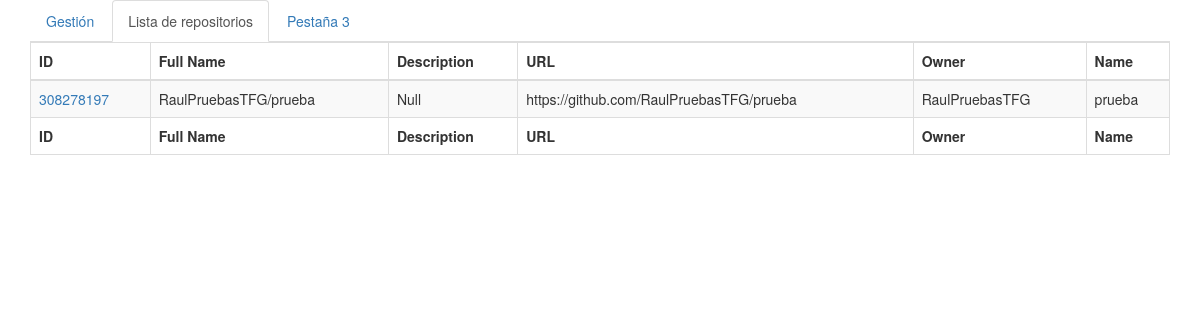
Page /list on the committed database.
### analyzerapp/models.py (models this page shows)
class Repository(models.Model):
    identifier = models.CharField(max_length=150, default="Null", primary_key=True)
    full_name = models.TextField(default="Null")
    owner = models.TextField(default="Null")
    name = models.TextField(default="Null")
    description = models.TextField(default="Null")
    html_url = models.URLField(max_length=350, default="Null")

### analyzerapp/views.py (the view)
# urls.py: url(r'^list$', views.list),
def list(request):
    return render(request, 'list.html', {'datos': print_data()})

### analyzerapp/views.py (called while the page is built)
def print_data():
    datos = Repository.objects.all()
    return(datos)

### templates/list.html (shortened to what this page needs)
{% extends "base.html" %}
{% block content %}
	<div class="container">
		<ul class="nav nav-tabs">
			<li><a href="/">Gestión</a></li>
			<li class="active"><a>Lista de repositorios</a></li>
			<li><a>Pestaña 3</a></li>
		</ul>
		<div class='table-responsive'>
			<table id="tablePreview" class="table table-striped table-bordered table-hover table-sm">
				<thead>
					<tr>
						<th class="th-sm">ID
						</th>
						<th class="th-sm">Full Name
						</th>
						<th class="th-sm">Description
						</th>
						<th class="th-sm">URL
						</th>
						<th class="th-sm">Owner
						</th>
						<th class="th-sm">Name
						</th>
					</tr>
				</thead>
				<tbody>
					{% for repository in datos %}
					<tr>
						<td><a href='/repo/{{repository.identifier}}'>{{repository.identifier}}</a></td>
						<td>{{repository.full_name}}</td>
						<td>{{repository.description}}</td>
						<td>{{repository.html_url}}</td>
						<td>{{repository.owner}}</td>
						<td>{{repository.name}}</td>
					</tr>
					{% endfor %}
				</tbody>
				<tfoot>
					<tr>
						<th>ID
						</th>
						<th>Full Name
						</th>
						<th>Description
						</th>
						<th>URL
						</th>
						<th>Owner
						</th>
						<th>Name
						</th>
					</tr>
				</tfoot>
			</table>
		</div>
	</div>
	{% endblock %}

### rows in the picture
Repository: identifier "308278197", full_name "RaulPruebasTFG/prueba", description "Null", html_url "https://github.com/RaulPruebasTFG/prueba", owner "RaulPruebasTFG", name "prueba"
